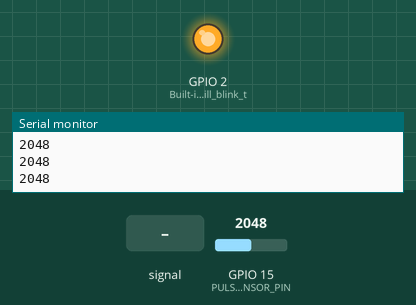
Recording of a sketch running on a simulated ESP32. Parts: output pins drawn as LEDs (lit = HIGH), the last lines printed to the serial monitor. Dashed ring = blinking. The test bench sets the inputs (shaded band); at power-on: GPIO 15 (PULSE_SENSOR_PIN) = 2048.

Above: at 1.2 s.
1.3 s: GPIO 15 (PULSE_SENSOR_PIN) fed a 200 Hz sine of ±1842 counts around its level
At 4.2 s:
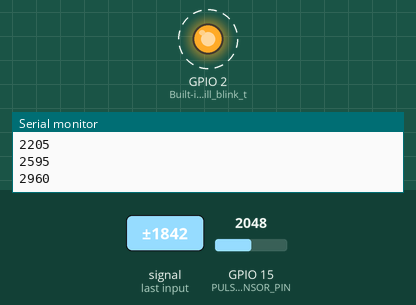
4.3 s: GPIO 15 (PULSE_SENSOR_PIN) set to 2866
At 5.1 s:
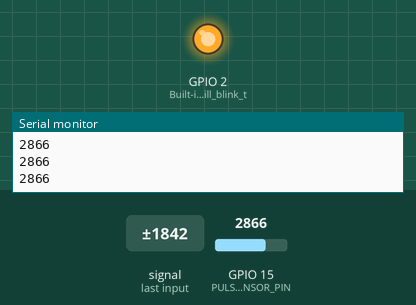
5.8 s: GPIO 15 (PULSE_SENSOR_PIN) set to 581
7.3 s: GPIO 15 (PULSE_SENSOR_PIN) set to 511
At 7.8 s:
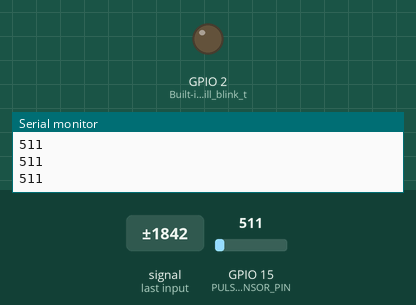
8.8 s: GPIO 15 (PULSE_SENSOR_PIN) set to 590
At 10.3 s:
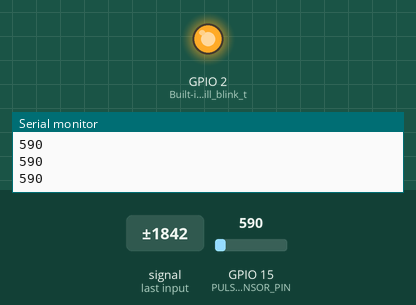
Timing chart, 0 to 11.3 s (numbered marks = the images above; inputs shaded):
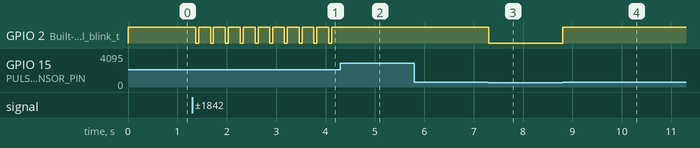

Measured:
- the behaviour switches between 551 and 550 on GPIO 15 (PULSE_SENSOR_PIN) (found by bisection; images 2 and 3)
- after the input at 1.3 s, GPIO 2 (Built-in_LED_will_blink_t): alternates HIGH for 0.24 s and LOW for 0.06 s, starting after 0.07 s
- after the input at 4.3 s, GPIO 2 (Built-in_LED_will_blink_t): stops changing and stays HIGH
- after the input at 7.3 s, GPIO 2 (Built-in_LED_will_blink_t): HIGH → LOW at once
- after the input at 8.8 s, GPIO 2 (Built-in_LED_will_blink_t): LOW → HIGH at once

The sketch:

PulseSensorHW827_ESP32.ino
```cpp
int const PULSE_SENSOR_PIN = 15;   // 'S' Signal pin connected to A0

int Signal;                // Store incoming ADC data. Value can range from 0-1024
int Threshold = 550;       // Determine which Signal to "count as a beat" and which to ignore.

void setup() {
	pinMode(2,OUTPUT);  // Built-in LED will blink to your heartbeat
	Serial.begin(9600);           // Set comm speed for serial plotter window
}

void loop() {

	Signal = analogRead(PULSE_SENSOR_PIN); // Read the sensor value

	Serial.println(Signal);                // Send the signal value to serial plotter

	if(Signal > Threshold){                // If the signal is above threshold, turn on the LED
		digitalWrite(2,HIGH);
	} else {
		digitalWrite(2,LOW);     // Else turn off the LED
	}
	delay(10);
}
```
